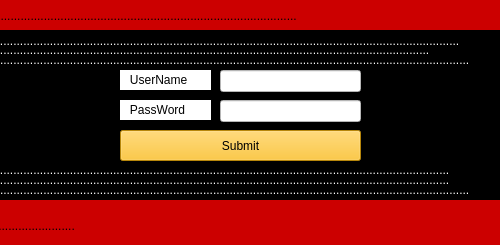
<?xml version="1.0" encoding="UTF-8"?>
<ui version="4.0">
 <class>adminloginpage</class>
 <widget class="QWidget" name="adminloginpage">
  <property name="geometry">
   <rect>
    <x>0</x>
    <y>0</y>
    <width>500</width>
    <height>245</height>
   </rect>
  </property>
  <property name="minimumSize">
   <size>
    <width>500</width>
    <height>245</height>
   </size>
  </property>
  <property name="maximumSize">
   <size>
    <width>500</width>
    <height>245</height>
   </size>
  </property>
  <property name="windowTitle">
   <string>Form</string>
  </property>
  <property name="styleSheet">
   <string notr="true">background-color: rgb(0, 0, 0);
font: 8pt &quot;Cooper Black&quot;;</string>
  </property>
  <widget class="QLabel" name="label_2">
   <property name="geometry">
    <rect>
     <x>-270</x>
     <y>200</y>
     <width>1051</width>
     <height>51</height>
    </rect>
   </property>
   <property name="styleSheet">
    <string notr="true">font: 81 18pt &quot;Rockwell Extra Bold&quot;;
background-color: rgb(204, 0, 0);
</string>
   </property>
   <property name="text">
    <string>                             .............. Cinema Iran  ......................................</string>
   </property>
  </widget>
  <widget class="QLabel" name="label_3">
   <property name="geometry">
    <rect>
     <x>-180</x>
     <y>0</y>
     <width>1431</width>
     <height>31</height>
    </rect>
   </property>
   <property name="styleSheet">
    <string notr="true">font: 81 18pt &quot;Rockwell Extra Bold&quot;;
background-color: rgb(204, 0, 0);</string>
   </property>
   <property name="text">
    <string>....................... AdminLoginPage............................................................................................</string>
   </property>
  </widget>
  <widget class="QLineEdit" name="userline">
   <property name="geometry">
    <rect>
     <x>220</x>
     <y>70</y>
     <width>141</width>
     <height>22</height>
    </rect>
   </property>
   <property name="styleSheet">
    <string notr="true">background-color: rgb(255, 255, 255);</string>
   </property>
  </widget>
  <widget class="QLabel" name="label">
   <property name="geometry">
    <rect>
     <x>120</x>
     <y>70</y>
     <width>91</width>
     <height>20</height>
    </rect>
   </property>
   <property name="styleSheet">
    <string notr="true">background-color: rgb(255, 255, 255);</string>
   </property>
   <property name="text">
    <string>   UserName</string>
   </property>
  </widget>
  <widget class="QLabel" name="label_4">
   <property name="geometry">
    <rect>
     <x>120</x>
     <y>100</y>
     <width>91</width>
     <height>20</height>
    </rect>
   </property>
   <property name="styleSheet">
    <string notr="true">background-color: rgb(255, 255, 255);</string>
   </property>
   <property name="text">
    <string>   PassWord</string>
   </property>
  </widget>
  <widget class="QLineEdit" name="passline">
   <property name="geometry">
    <rect>
     <x>220</x>
     <y>100</y>
     <width>141</width>
     <height>22</height>
    </rect>
   </property>
   <property name="styleSheet">
    <string notr="true">background-color: rgb(255, 255, 255);</string>
   </property>
  </widget>
  <widget class="QLabel" name="label_5">
   <property name="geometry">
    <rect>
     <x>0</x>
     <y>180</y>
     <width>601</width>
     <height>20</height>
    </rect>
   </property>
   <property name="styleSheet">
    <string notr="true">color: rgb(255, 255, 255);</string>
   </property>
   <property name="text">
    <string>.............................................................................................................................................</string>
   </property>
  </widget>
  <widget class="QLabel" name="label_6">
   <property name="geometry">
    <rect>
     <x>-20</x>
     <y>170</y>
     <width>601</width>
     <height>20</height>
    </rect>
   </property>
   <property name="styleSheet">
    <string notr="true">color: rgb(255, 255, 255);</string>
   </property>
   <property name="text">
    <string>.............................................................................................................................................</string>
   </property>
  </widget>
  <widget class="QLabel" name="label_7">
   <property name="geometry">
    <rect>
     <x>0</x>
     <y>50</y>
     <width>601</width>
     <height>20</height>
    </rect>
   </property>
   <property name="styleSheet">
    <string notr="true">color: rgb(255, 255, 255);</string>
   </property>
   <property name="text">
    <string>.............................................................................................................................................</string>
   </property>
  </widget>
  <widget class="QLabel" name="label_8">
   <property name="geometry">
    <rect>
     <x>-40</x>
     <y>40</y>
     <width>601</width>
     <height>20</height>
    </rect>
   </property>
   <property name="styleSheet">
    <string notr="true">color: rgb(255, 255, 255);</string>
   </property>
   <property name="text">
    <string>.............................................................................................................................................</string>
   </property>
  </widget>
  <widget class="QLabel" name="label_9">
   <property name="geometry">
    <rect>
     <x>-10</x>
     <y>30</y>
     <width>601</width>
     <height>21</height>
    </rect>
   </property>
   <property name="styleSheet">
    <string notr="true">color: rgb(255, 255, 255);</string>
   </property>
   <property name="text">
    <string>.............................................................................................................................................</string>
   </property>
  </widget>
  <widget class="QLabel" name="label_10">
   <property name="geometry">
    <rect>
     <x>-20</x>
     <y>160</y>
     <width>601</width>
     <height>20</height>
    </rect>
   </property>
   <property name="styleSheet">
    <string notr="true">color: rgb(255, 255, 255);</string>
   </property>
   <property name="text">
    <string>.............................................................................................................................................</string>
   </property>
  </widget>
  <widget class="QPushButton" name="pushButton">
   <property name="geometry">
    <rect>
     <x>120</x>
     <y>130</y>
     <width>241</width>
     <height>31</height>
    </rect>
   </property>
   <property name="styleSheet">
    <string notr="true">background-color: rgb(255, 187, 15);</string>
   </property>
   <property name="text">
    <string>Submit</string>
   </property>
  </widget>
 </widget>
 <resources/>
 <connections/>
</ui>
